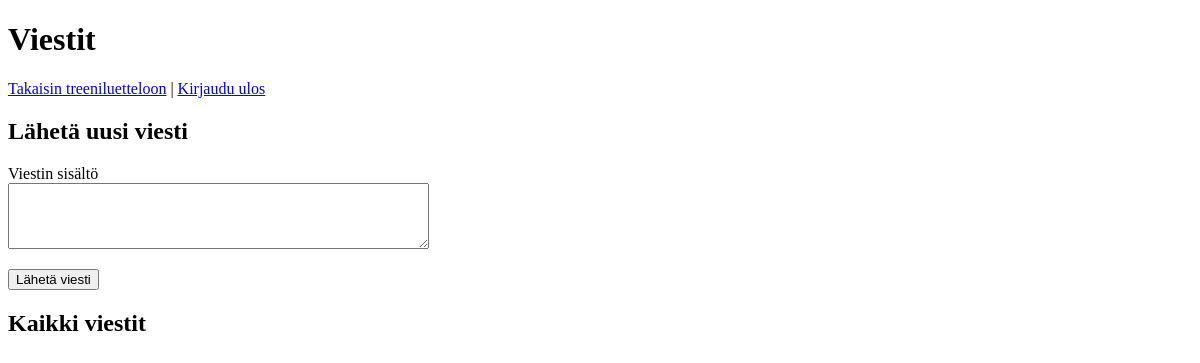
/messages (signed in), run on an earlier commit of the app's database.
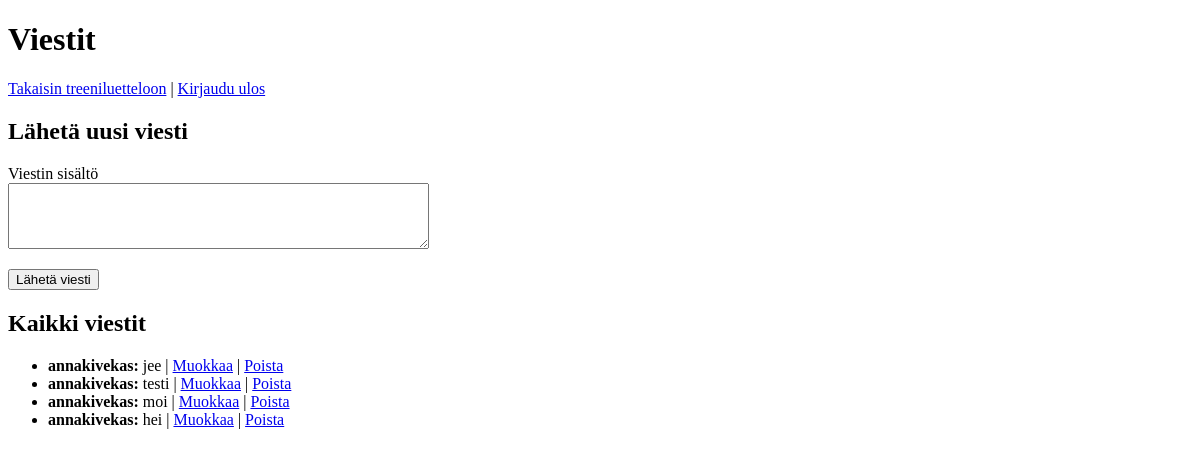
And on a later commit of the database.
### models.py (models this page shows)
class Message(db.Model):
    __tablename__ = "message"
    id = db.Column(db.Integer, primary_key=True)
    content = db.Column(db.Text, nullable=False)
    user_id = db.Column(db.Integer, db.ForeignKey('user.id'), nullable=False)

class User(UserMixin, db.Model):
    __tablename__ = "user"
    id = db.Column(db.Integer, primary_key=True)
    username = db.Column(db.String(150), unique=True, nullable=False)
    password_hash = db.Column(db.String(150), nullable=False)
    workouts = db.relationship('Workout', backref='user', lazy=True)
    messages = db.relationship('Message', backref='user', lazy=True)

### app.py (the view)
@app.route('/messages', methods=['GET', 'POST'])
@login_required
def messages():
    form = MessageForm()
    if form.validate_on_submit():
        new_message = Message(content=form.content.data, user_id=current_user.id)
        db.session.add(new_message)
        db.session.commit()
        return redirect(url_for('messages'))
    all_messages = Message.query.all()
    return render_template('messages.html', form=form, messages=all_messages)

### forms.py
class MessageForm(FlaskForm):
    content = TextAreaField('Viestin sisältö', validators=[InputRequired()])
    submit = SubmitField('Lähetä viesti')

### app.py (called while the page is built)
@login_manager.user_loader
def load_user(user_id):
    return User.query.get(int(user_id))

### templates/messages.html (shortened to what this page needs)
{% extends "base.html" %}
{% block content %}
<h1>Viestit</h1>
<a href="{{ url_for('index') }}">Takaisin treeniluetteloon</a> |
<a href="{{ url_for('logout') }}">Kirjaudu ulos</a>
<h2>Lähetä uusi viesti</h2>
<form method="POST">
    <p>
        {{ form.content.label }}<br>
        {{ form.content(rows=4, cols=50) }}
    </p>
    <p>{{ form.submit() }}</p>
</form>
<h2>Kaikki viestit</h2>
<ul>
    {% for message in messages %}
        <li>
            <strong>{{ message.user.username }}:</strong> {{ message.content }}
            {% if message.user_id == current_user.id %}
                | <a href="{{ url_for('edit_message', message_id=message.id) }}">Muokkaa</a>
                | <a href="{{ url_for('delete_message', message_id=message.id) }}">Poista</a>
            {% endif %}
        </li>
    {% endfor %}
</ul>
{% endblock %}

What changed in the data, as far as the page shows it:
added Message: user.username "annakivekas", content "jee"
added Message: user.username "annakivekas", content "testi"
added Message: user.username "annakivekas", content "moi"
added Message: user.username "annakivekas", content "hei"
